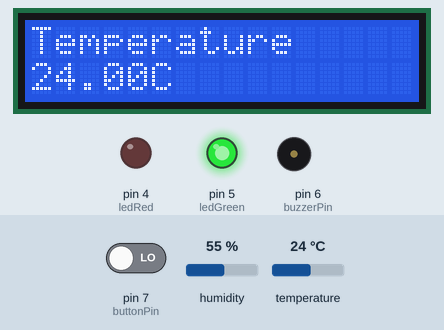
A sketch run on a simulated Arduino Uno, built with avr-gcc and run on an emulated ATmega328P. Parts: 16×2 character LCD, output pins drawn as LEDs (lit = HIGH), buzzer (waves = sounding). Inputs (shaded band) come from the test bench; at power-on: temperature 24 °C, humidity 55 %, pin 7 (buttonPin) LOW.

Above: at 3.0 s.
3.1 s: temperature set to 29 °C
At 5.3 s:
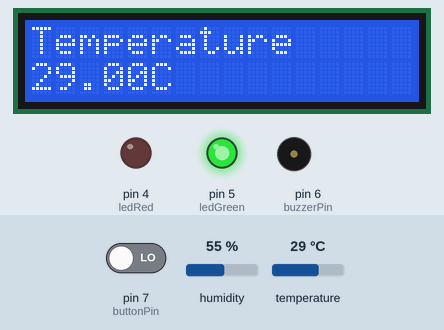
6.4 s: temperature set to 32 °C
At 7.5 s:
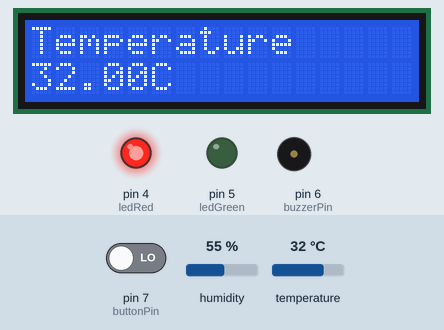
9.7 s: humidity set to 31 %
13.0 s: humidity set to 28 %
At 15.2 s:
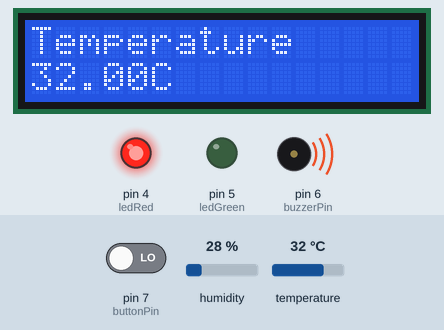
16.3 s: temperature set to 12 °C
At 19.5 s:
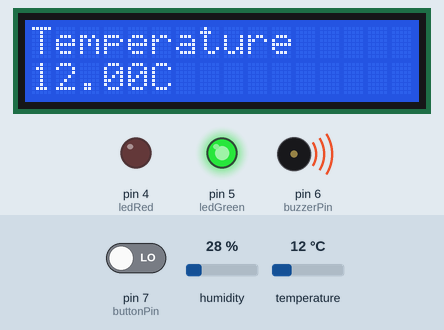
19.9 s: pin 7 (buttonPin) driven HIGH
At 23.8 s:
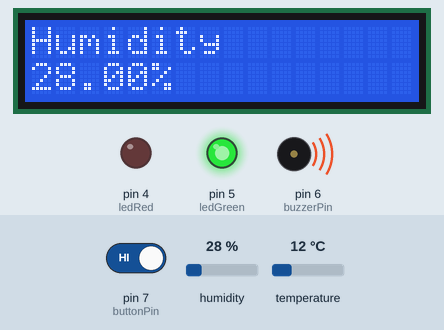
Timing chart, 0 to 25.3 s (numbered marks = the images above; inputs shaded):
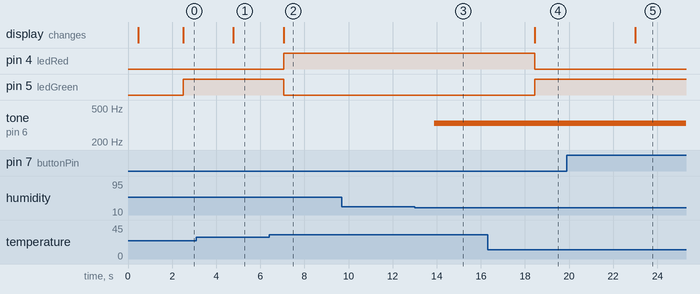

Measured:
- the behaviour switches between 30 and 31 °C on temperature (found by bisection; images 1 and 2)
- the behaviour switches between 30 and 29 % on humidity (found by bisection; images 2 and 3)
- after the input at 3.1 s, the display: changes after 1.7 s (image 1)
- after the input at 6.4 s, pin 4 (ledRed): LOW → HIGH after 0.65 s; pin 5 (ledGreen): HIGH → LOW after 0.65 s; the display: changes after 0.65 s (image 2)
- after the input at 9.7 s, every drawn part: stays the same
- after the input at 13.0 s, tone on pin 6 (buzzerPin): silent → 330 Hz after 0.89 s
- after the input at 16.3 s, pin 4 (ledRed): HIGH → LOW after 2.1 s; pin 5 (ledGreen): LOW → HIGH after 2.1 s; the display: changes after 2.1 s (image 4)
- after the input at 19.9 s, the display: changes after 3.1 s (image 5)

The sketch:

20180808060_Lab07_Assignment.ino
```cpp
#include "DHT.h"
#include <LiquidCrystal.h>

#define DHTPIN 2
#define DHTTYPE DHT11

DHT dht(DHTPIN,DHTTYPE);
float h,t;
const int rs=13,en=12,d4=11,d5=10,d6=9,d7=8;
LiquidCrystal lcd(rs,en,d4,d5,d6,d7);
const int ledRed=4,ledGreen=5, buttonPin=7, buzzerPin=6;
int buttonState;
int ledGreenState=LOW;
int ledRedState=LOW;
int lastButtonState=LOW;
unsigned long lastDebounceTime=0;
unsigned long debounceDelay=50;
int screenMode=1;

void setup() {
  // put your setup code here, to run once:
  pinMode(buttonPin, INPUT);
  pinMode(ledRed, OUTPUT);
  pinMode(ledGreen, OUTPUT);
  pinMode(buzzerPin,OUTPUT);
  dht.begin();

  lcd.begin(16,2);
  lcd.setCursor(0,0);
  lcd.print("Kamil COBAN");
  lcd.setCursor(0,1);
  lcd.print("20180808060");

  delay(400);
  lcd.clear();
}

void loop() {
  delay(2000);
  h=dht.readHumidity();
  t=dht.readTemperature();
  int reading = digitalRead(buttonPin);
  if(reading !=lastButtonState){
    lastDebounceTime = millis();
  }
  if((millis() - lastDebounceTime) > debounceDelay){
     if(reading != buttonState){
      buttonState = reading;
      if(buttonState==HIGH){
        screenMode = (-1)*screenMode;
      }
     }
  }
    if(screenMode ==1){
    lcd.clear();
    lcd.setCursor(0,0);
    lcd.print("Temperature");
    lcd.setCursor(0,1);
    lcd.print(t);
    lcd.print("C");
  }else if(screenMode == -1){
    lcd.clear();
    lcd.setCursor(0,0);
    lcd.print("Humidity");
    lcd.setCursor(0,1);
    lcd.print(h);
    lcd.print("%");
  }
  lastButtonState=reading;

  if(t>30){
    digitalWrite(ledRed,HIGH);
    digitalWrite(ledGreen, LOW);
  }else{
    digitalWrite(ledGreen,HIGH);
    digitalWrite(ledRed,LOW);
  }

  if(h<30){
    tone(buzzerPin,330);
  }else{
    noTone(buzzerPin);
  }

delay(250);
}
```
